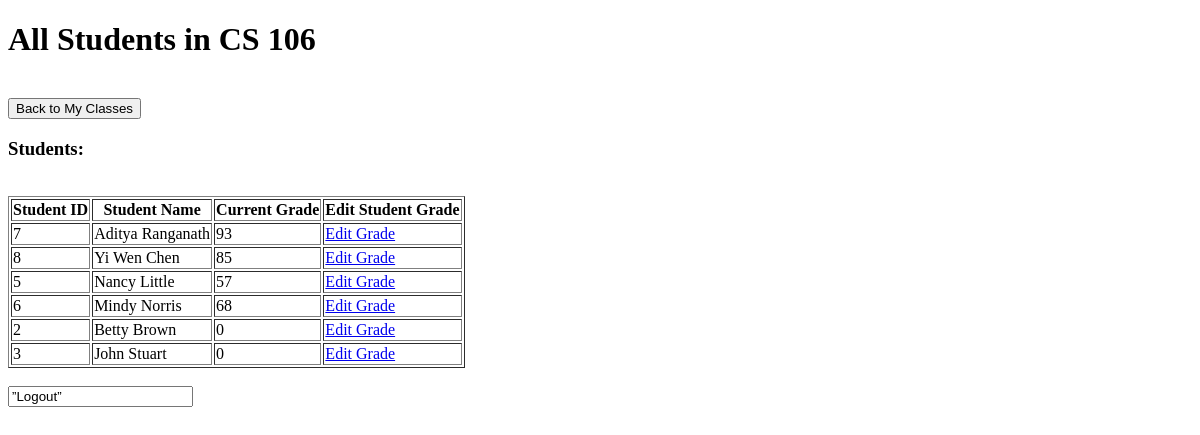
Before: /viewStudents/CS 106 (signed in) with the older database file.
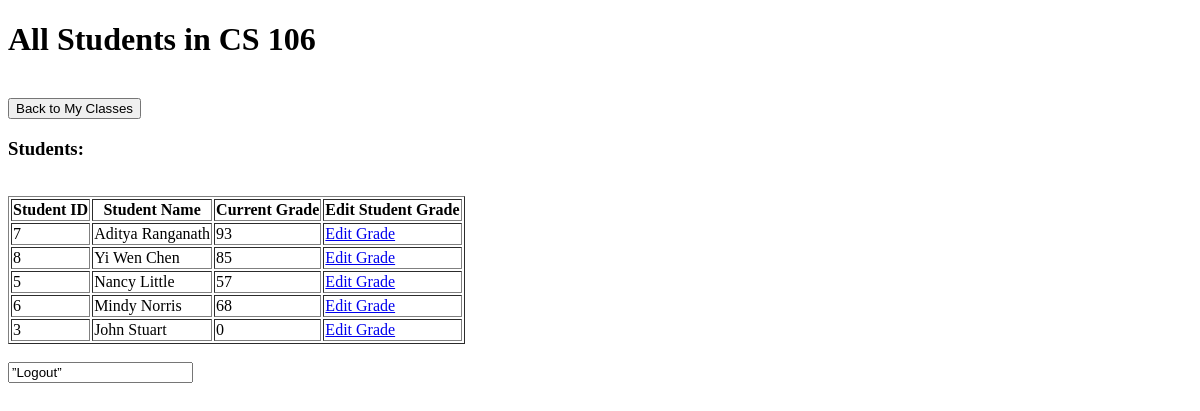
After: the same page with the newer database file.
### app.py (models this page shows, shortened)
class Gradebook(UserMixin, db.Model):
    row_id = db.Column(db.Integer, primary_key=True, nullable=False)
    id = db.Column(db.Integer, nullable=False)
    studentName = db.Column(db.String, nullable=False)
    className = db.Column(db.String, db.ForeignKey('classes.className'), nullable=False)
    Grade = db.Column(db.Integer, nullable=False)
    class_name = db.relationship('Classes', backref=db.backref('studentName', lazy=True))

### app.py (the view)
@app.route('/viewStudents/<_class>')
@login_required
def viewStudents(_class):
        studentsInClass = db.session.query(Gradebook).filter(Gradebook.className == str(_class)).all()
        return render_template("viewStudents.html", students = studentsInClass, className = _class, instructor = current_user)

### app.py (called while the page is built)
@login_manager.user_loader
def load_user(id):
    return Users.query.get(int(id))

        def __repr__(self):
            return self.username

### templates/viewStudents.html (shortened to what this page needs)
<!DOCTYPE html>
<html>
    <body>
        <h1>All Students in {{className}}</h1>
         <br>
         <a href = "/success/{{instructor}}"><button>Back to My Classes</button></a>
         <h3>Students: </h3><br>
         <table border = 1>
            <tr>
                <th>Student ID</th>
                <th>Student Name</th>
                <th>Current Grade</th>
                <th>Edit Student Grade</th>
            </tr>
            {% for row in students %}
            <tr>
                <td> {{ row.id }} </td>
                <td> {{ row.studentName }} </td>
                <td> {{ row.Grade }} </td>
                <td><a href="/changeGrade/{{ row.studentName }}/{{className}}">Edit Grade</a></td>
            </tr>
            {% endfor %}
         </table> <br>
        <a href='/logout'><input type=”button” value=”Logout”></a>
    </body>
</html>

Changed rows visible on the page:
removed Gradebook: id "2", studentName "Betty Brown", Grade "0"
